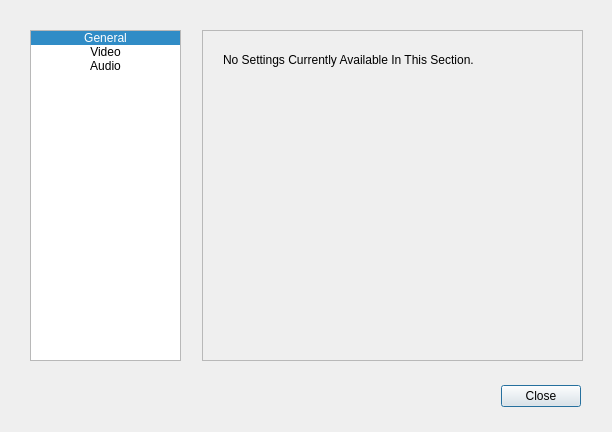
<?xml version="1.0" encoding="UTF-8"?>
<ui version="4.0">
 <class>SettingsDialog</class>
 <widget class="QDialog" name="SettingsDialog">
  <property name="geometry">
   <rect>
    <x>0</x>
    <y>0</y>
    <width>612</width>
    <height>432</height>
   </rect>
  </property>
  <property name="windowTitle">
   <string>Dialog</string>
  </property>
  <widget class="QDialogButtonBox" name="buttonBox">
   <property name="geometry">
    <rect>
     <x>200</x>
     <y>380</y>
     <width>381</width>
     <height>32</height>
    </rect>
   </property>
   <property name="orientation">
    <enum>Qt::Horizontal</enum>
   </property>
   <property name="standardButtons">
    <set>QDialogButtonBox::Close</set>
   </property>
  </widget>
  <widget class="QListWidget" name="listWidget">
   <property name="geometry">
    <rect>
     <x>30</x>
     <y>30</y>
     <width>151</width>
     <height>331</height>
    </rect>
   </property>
   <property name="editTriggers">
    <set>QAbstractItemView::EditKeyPressed|QAbstractItemView::SelectedClicked</set>
   </property>
   <property name="iconSize">
    <size>
     <width>48</width>
     <height>48</height>
    </size>
   </property>
   <property name="currentRow">
    <number>0</number>
   </property>
   <item>
    <property name="text">
     <string>General</string>
    </property>
    <property name="font">
     <font>
      <kerning>true</kerning>
     </font>
    </property>
    <property name="textAlignment">
     <set>AlignCenter</set>
    </property>
    <property name="icon">
     <iconset resource="resources.qrc">
      <normaloff>:/assets/general.png</normaloff>:/assets/general.png</iconset>
    </property>
    <property name="flags">
     <set>ItemIsSelectable|ItemIsEnabled</set>
    </property>
   </item>
   <item>
    <property name="text">
     <string>Video</string>
    </property>
    <property name="textAlignment">
     <set>AlignCenter</set>
    </property>
    <property name="icon">
     <iconset resource="resources.qrc">
      <normaloff>:/assets/video.png</normaloff>:/assets/video.png</iconset>
    </property>
    <property name="flags">
     <set>ItemIsSelectable|ItemIsEnabled</set>
    </property>
   </item>
   <item>
    <property name="text">
     <string>Audio</string>
    </property>
    <property name="font">
     <font>
      <stylestrategy>PreferDefault</stylestrategy>
     </font>
    </property>
    <property name="textAlignment">
     <set>AlignCenter</set>
    </property>
    <property name="icon">
     <iconset resource="resources.qrc">
      <normaloff>:/assets/music.png</normaloff>:/assets/music.png</iconset>
    </property>
    <property name="flags">
     <set>ItemIsSelectable|ItemIsEnabled</set>
    </property>
   </item>
  </widget>
  <widget class="QStackedWidget" name="stackedWidget">
   <property name="geometry">
    <rect>
     <x>202</x>
     <y>30</y>
     <width>381</width>
     <height>331</height>
    </rect>
   </property>
   <property name="frameShape">
    <enum>QFrame::StyledPanel</enum>
   </property>
   <property name="currentIndex">
    <number>0</number>
   </property>
   <widget class="QWidget" name="General">
    <widget class="QLabel" name="label_2">
     <property name="geometry">
      <rect>
       <x>20</x>
       <y>20</y>
       <width>321</width>
       <height>17</height>
      </rect>
     </property>
     <property name="text">
      <string>No Settings Currently Available In This Section.</string>
     </property>
    </widget>
   </widget>
   <widget class="QWidget" name="Video">
    <widget class="QCheckBox" name="checkBox_enable_highres">
     <property name="geometry">
      <rect>
       <x>20</x>
       <y>20</y>
       <width>341</width>
       <height>22</height>
      </rect>
     </property>
     <property name="text">
      <string>Enable High Resolution</string>
     </property>
    </widget>
    <widget class="QCheckBox" name="checkBox_force_bilinear_filtering">
     <property name="geometry">
      <rect>
       <x>20</x>
       <y>50</y>
       <width>341</width>
       <height>22</height>
      </rect>
     </property>
     <property name="text">
      <string>Force Bilinear Filtering</string>
     </property>
    </widget>
    <widget class="QComboBox" name="comboBox_presentation_mode">
     <property name="geometry">
      <rect>
       <x>20</x>
       <y>100</y>
       <width>161</width>
       <height>27</height>
      </rect>
     </property>
     <property name="currentIndex">
      <number>1</number>
     </property>
     <item>
      <property name="text">
       <string>Fill Screen</string>
      </property>
     </item>
     <item>
      <property name="text">
       <string>Fit Screen</string>
      </property>
     </item>
     <item>
      <property name="text">
       <string>Original Size</string>
      </property>
     </item>
    </widget>
    <widget class="QLabel" name="label">
     <property name="geometry">
      <rect>
       <x>20</x>
       <y>80</y>
       <width>151</width>
       <height>17</height>
      </rect>
     </property>
     <property name="text">
      <string>&lt;html&gt;&lt;head/&gt;&lt;body&gt;&lt;p&gt;Presentation Mode:&lt;/p&gt;&lt;/body&gt;&lt;/html&gt;</string>
     </property>
    </widget>
   </widget>
   <widget class="QWidget" name="Audio">
    <widget class="QCheckBox" name="checkBox_enable_audio">
     <property name="geometry">
      <rect>
       <x>20</x>
       <y>20</y>
       <width>341</width>
       <height>22</height>
      </rect>
     </property>
     <property name="text">
      <string>Enable Audio Output</string>
     </property>
    </widget>
   </widget>
  </widget>
 </widget>
 <resources>
  <include location="resources.qrc"/>
 </resources>
 <connections>
  <connection>
   <sender>buttonBox</sender>
   <signal>accepted()</signal>
   <receiver>SettingsDialog</receiver>
   <slot>accept()</slot>
   <hints>
    <hint type="sourcelabel">
     <x>248</x>
     <y>254</y>
    </hint>
    <hint type="destinationlabel">
     <x>157</x>
     <y>274</y>
    </hint>
   </hints>
  </connection>
  <connection>
   <sender>buttonBox</sender>
   <signal>rejected()</signal>
   <receiver>SettingsDialog</receiver>
   <slot>reject()</slot>
   <hints>
    <hint type="sourcelabel">
     <x>316</x>
     <y>260</y>
    </hint>
    <hint type="destinationlabel">
     <x>286</x>
     <y>274</y>
    </hint>
   </hints>
  </connection>
 </connections>
</ui>
